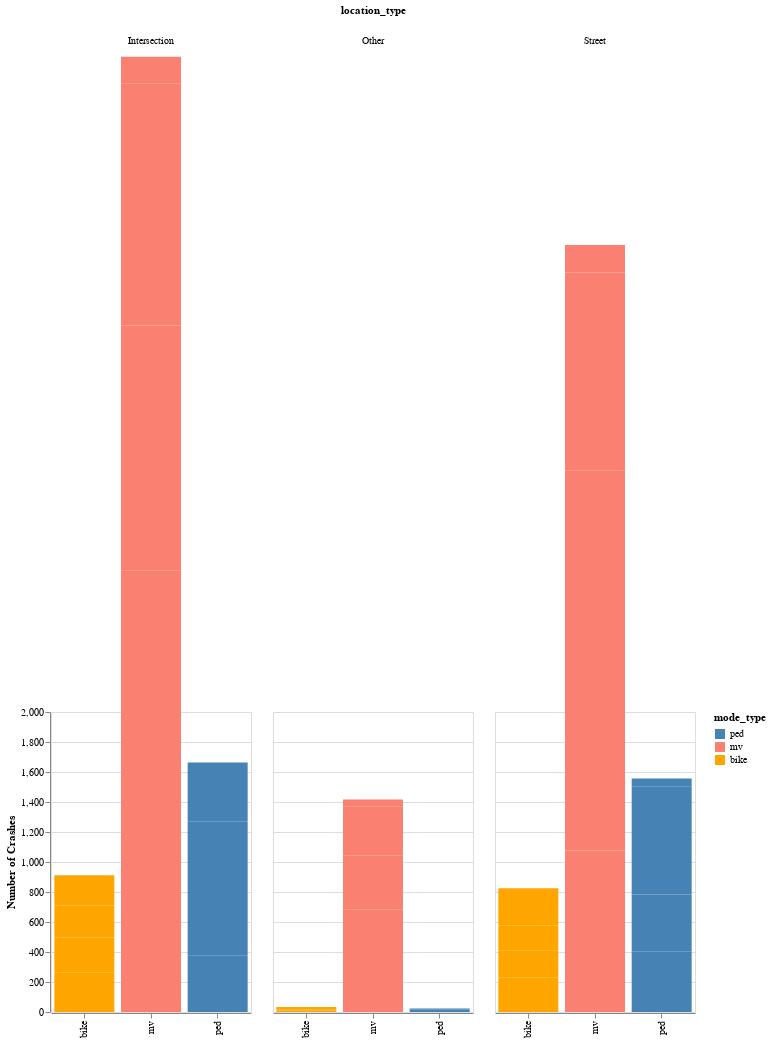

The Vega-Lite source for this figure:
### Vega-Lite specification from a JSON file in a GitHub repository (floating-point values rounded to 4 significant figures)
{"config": {"view": {"width": 400, "height": 300}}, "data": {"name": "data-0dd6daac10a1b6c3e4abc3d832d77aba"}, "mark": "bar", "encoding": {"color": {"type": "nominal", "field": "mode_type", "scale": {"domain": ["ped", "mv", "bike"], "range": ["steelblue", "salmon", "orange"]}}, "column": {"type": "nominal", "field": "location_type"}, "x": {"type": "nominal", "field": "mode_type", "title": null}, "y": {"type": "quantitative", "field": "count", "scale": {"domain": [0, 2000]}, "title": "Number of Crashes"}}, "selection": {"select": {"type": "single", "fields": ["year"], "bind": {"input": "range", "max": 2019, "min": 2015, "step": 1}}}, "transform": [{"filter": {"selection": "select"}}], "width": 200, "$schema": "https://vega.github.io/schema/vega-lite/v2.6.0.json", "datasets": {"data-0dd6daac10a1b6c3e4abc3d832d77aba": [{"year": 2015, "mode_type": "bike", "location_type": "Intersection", "count": 261}, {"year": 2015, "mode_type": "bike", "location_type": "Other", "count": 10}, {"year": 2015, "mode_type": "bike", "location_type": "Street", "count": 231}, {"year": 2015, "mode_type": "mv", "location_type": "Intersection", "count": 1407}, {"year": 2015, "mode_type": "mv", "location_type": "Other", "count": 334}, {"year": 2015, "mode_type": "mv", "location_type": "Street", "count": 1076}, {"year": 2015, "mode_type": "ped", "location_type": "Intersection", "count": 375}, {"year": 2015, "mode_type": "ped", "location_type": "Other", "count": 7}, {"year": 2015, "mode_type": "ped", "location_type": "Street", "count": 401}, {"year": 2016, "mode_type": "bike", "location_type": "Intersection", "count": 235}, {"year": 2016, "mode_type": "bike", "location_type": "Other", "count": 9}, {"year": 2016, "mode_type": "bike", "location_type": "Street", "count": 180}, {"year": 2016, "mode_type": "mv", "location_type": "Intersection", "count": 1535}, {"year": 2016, "mode_type": "mv", "location_type": "Other", "count": 351}, {"year": 2016, "mode_type": "mv", "location_type": "Street", "count": 1157}, {"year": 2016, "mode_type": "ped", "location_type": "Intersection", "count": 505}, {"year": 2016, "mode_type": "ped", "location_type": "Other", "count": 6}, {"year": 2016, "mode_type": "ped", "location_type": "Street", "count": 382}, {"year": 2017, "mode_type": "bike", "location_type": "Intersection", "count": 214}, {"year": 2017, "mode_type": "bike", "location_type": "Other", "count": 8}, {"year": 2017, "mode_type": "bike", "location_type": "Street", "count": 168}, {"year": 2017, "mode_type": "mv", "location_type": "Intersection", "count": 1634}, {"year": 2017, "mode_type": "mv", "location_type": "Other", "count": 356}, {"year": 2017, "mode_type": "mv", "location_type": "Street", "count": 1378}, {"year": 2017, "mode_type": "ped", "location_type": "Intersection", "count": 389}, {"year": 2017, "mode_type": "ped", "location_type": "Other", "count": 6}, {"year": 2017, "mode_type": "ped", "location_type": "Street", "count": 377}, {"year": 2018, "mode_type": "bike", "location_type": "Intersection", "count": 190}, {"year": 2018, "mode_type": "bike", "location_type": "Other", "count": 7}, {"year": 2018, "mode_type": "bike", "location_type": "Street", "count": 228}, {"year": 2018, "mode_type": "mv", "location_type": "Intersection", "count": 1615}, {"year": 2018, "mode_type": "mv", "location_type": "Other", "count": 327}, {"year": 2018, "mode_type": "mv", "location_type": "Street", "count": 1319}, {"year": 2018, "mode_type": "ped", "location_type": "Intersection", "count": 338}, {"year": 2018, "mode_type": "ped", "location_type": "Other", "count": 4}, {"year": 2018, "mode_type": "ped", "location_type": "Street", "count": 341}, {"year": 2019, "mode_type": "bike", "location_type": "Intersection", "count": 11}, {"year": 2019, "mode_type": "bike", "location_type": "Street", "count": 18}, {"year": 2019, "mode_type": "mv", "location_type": "Intersection", "count": 178}, {"year": 2019, "mode_type": "mv", "location_type": "Other", "count": 48}, {"year": 2019, "mode_type": "mv", "location_type": "Street", "count": 183}, {"year": 2019, "mode_type": "ped", "location_type": "Intersection", "count": 57}, {"year": 2019, "mode_type": "ped", "location_type": "Street", "count": 56}]}}
